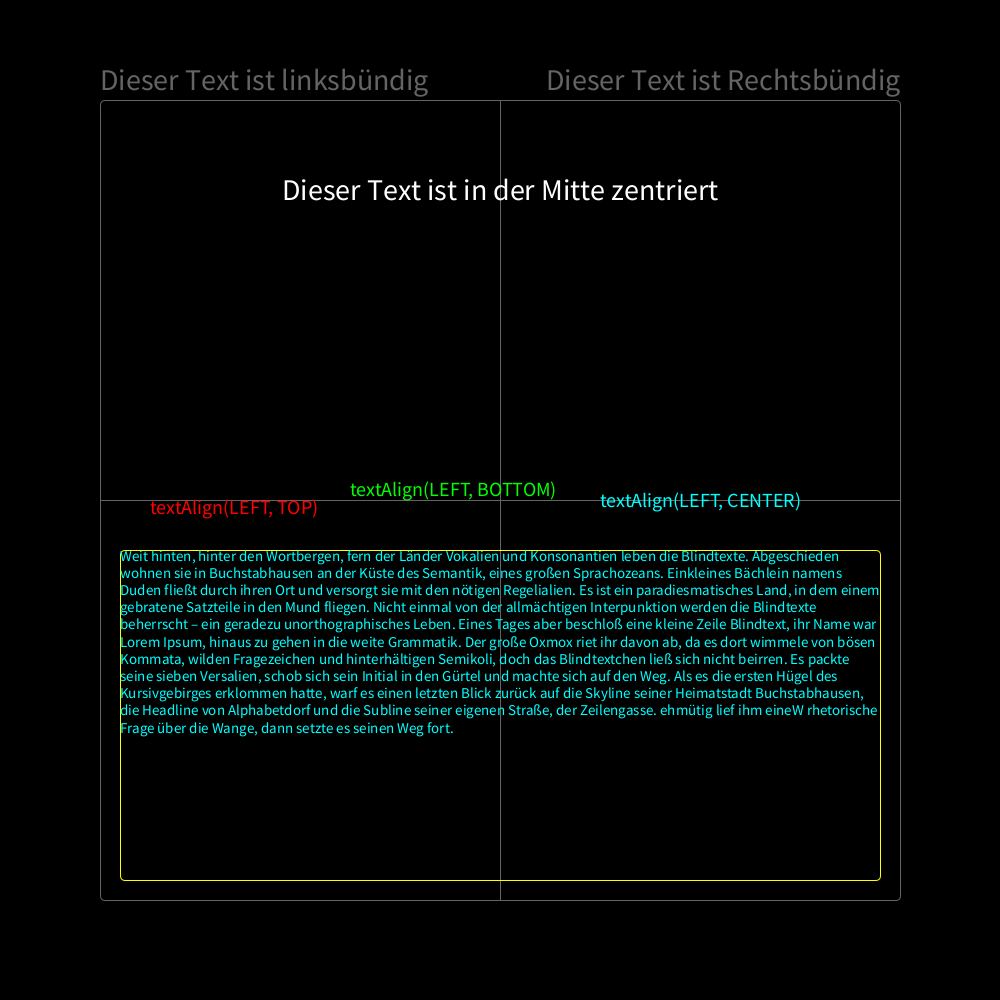
Frame 1 (no input)
Frame 60 (the mouse pressed at the canvas centre just before this capture): identical to frame 1, image omitted
Frame 120 (the mouse held since frame 60 and released just before this capture): identical to frame 1, image omitted

The Processing sketch that drew this single still picture (run headless with seeded random() and noise(); from frame 60 on, the mouse is pressed at the canvas centre):

// Processing sketch: Textausrichtung
// ── Textausrichtung.pde
// Autor:       Mohamad Khallouf
// Matrikelnr.: 36794
// Datum:       03.11.22
// Beschreibung: TextAlign: Textausrichtung zum Zeichnen von Text festlegen


void setup(){
    size(1000,1000);
    background(0);
    noFill();
    stroke(100);
    rect(100,100,width - 200, height - 200, 5);
    
    fill(100);
    line(width/2, 100, width/2, 900);
    line(100, height/2, 900, height/2);
    
    textSize(30);
    
    textAlign(LEFT);
    text("Dieser Text ist linksbündig", 100, 90);
    
    textAlign(RIGHT);
    text("Dieser Text ist Rechtsbündig", 900, 90);
    
    fill(255);
    textSize(30);
    textAlign(CENTER);
    text("Dieser Text ist in der Mitte zentriert", width/2, 200);
    
    fill(255,0,0);
    textAlign(LEFT, TOP);
    textSize(20);
    text("textAlign(LEFT, TOP)", 150, height/2);
    
    fill(0,255,0);
    textAlign(LEFT, BOTTOM);
    textSize(20);
    text("textAlign(LEFT, BOTTOM)", 350, height/2);
    
    fill(0,255,255);
    textAlign(LEFT, CENTER);
    text("textAlign(LEFT, CENTER)", 600, height /2);
    
    noFill();
    stroke(255,255,0);
    rect(120, 550,760,330,5); 
    
    textSize(15);
    textAlign(LEFT);
    text("Weit hinten, hinter den Wortbergen, fern der Länder Vokalien und Konsonantien leben die Blindtexte. "
    + "Abgeschieden wohnen sie in Buchstabhausen an der Küste des Semantik, eines großen Sprachozeans. Ein"
    + "kleines Bächlein namens Duden fließt durch ihren Ort und versorgt sie mit den nötigen Regelialien. Es ist ein"
    + " paradiesmatisches Land, in dem einem gebratene Satzteile in den Mund fliegen. Nicht einmal von der"
    + " allmächtigen Interpunktion werden die Blindtexte beherrscht – ein geradezu unorthographisches Leben. Eines"
    + " Tages aber beschloß eine kleine Zeile Blindtext, ihr Name war Lorem Ipsum, hinaus zu gehen in die weite"
    + " Grammatik. Der große Oxmox riet ihr davon ab, da es dort wimmele von bösen Kommata, wilden Fragezeichen "
    + "und hinterhältigen Semikoli, doch das Blindtextchen ließ sich nicht beirren. Es packte seine sieben Versalien,"
    + " schob sich sein Initial in den Gürtel und machte sich auf den Weg. Als es die ersten Hügel des Kursivgebirges"
    + " erklommen hatte, warf es einen letzten Blick zurück auf die Skyline seiner Heimatstadt Buchstabhausen, die"
    + " Headline von Alphabetdorf und die Subline seiner eigenen Straße, der Zeilengasse. ehmütig lief ihm eine"
    + "W rhetorische Frage über die Wange, dann setzte es seinen Weg fort.", 120, 550,760,330);
    

}

void draw(){

}
